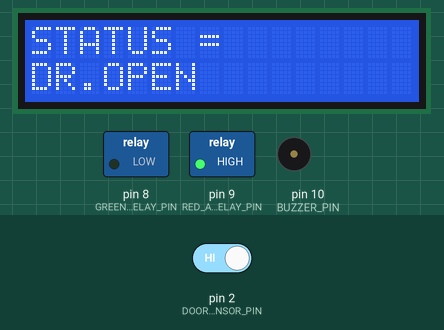
Bench run of a sketch on a simulated Arduino Uno, built with avr-gcc and run on an emulated ATmega328P. Parts: 16×2 character LCD, switched loads named in the sketch (green lamp = pin HIGH), buzzer (waves = sounding). The inputs (shaded band) are chosen by the test bench; at power-on: pin 2 (DOOR_SENSOR_PIN) HIGH. What the sketch prints to the serial monitor is not drawn.

Above: at 3.2 s.
3.3 s: pin 2 (DOOR_SENSOR_PIN) driven LOW
At 3.8 s:
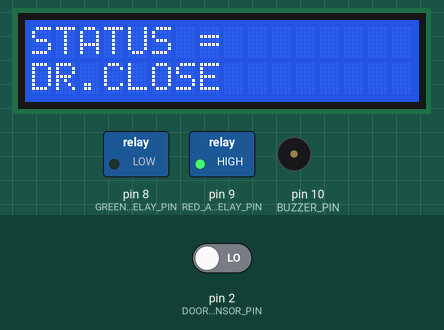
4.8 s: pin 2 (DOOR_SENSOR_PIN) driven HIGH
At 10.5 s:
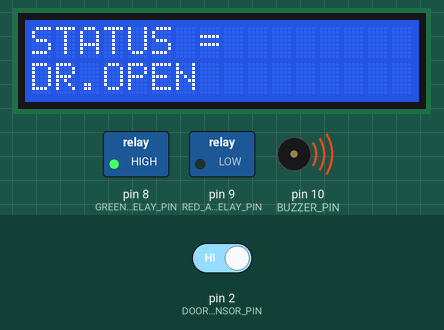
Timing chart, 0 to 12.0 s (numbered marks = the images above; inputs shaded):
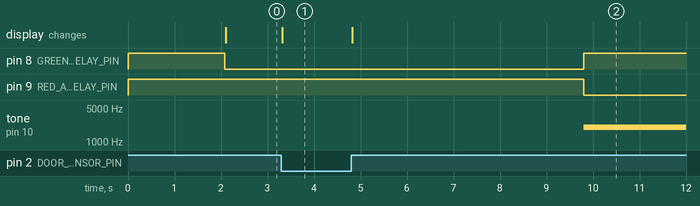

The sketch:

SECURITY_DOOR.ino
```cpp
#include <Wire.h>
#include <LiquidCrystal_I2C.h>

const byte DOOR_SENSOR_PIN = 2;
const byte GREEN_LAMP_RELAY_PIN = 8;
const byte RED_ALARM_RELAY_PIN = 9;
const byte BUZZER_PIN = 10;

const unsigned long ALARM_DELAY_MS = 5000;

const byte RELAY_ON = LOW;
const byte RELAY_OFF = HIGH;

const byte DOOR_CLOSED_SENSOR_STATE = LOW;

LiquidCrystal_I2C lcd(0x27, 16, 2);

bool stableDoorOpen = false;
bool lastStableDoorOpen = false;
bool alarmActive = false;

unsigned long doorOpenedTime = 0;
unsigned long lastDebugTime = 0;

int lastDisplayScreen = -1;

void setup() {
  digitalWrite(GREEN_LAMP_RELAY_PIN, RELAY_OFF);
  digitalWrite(RED_ALARM_RELAY_PIN, RELAY_OFF);
  digitalWrite(BUZZER_PIN, LOW);

  pinMode(DOOR_SENSOR_PIN, INPUT_PULLUP);
  pinMode(GREEN_LAMP_RELAY_PIN, OUTPUT);
  pinMode(RED_ALARM_RELAY_PIN, OUTPUT);
  pinMode(BUZZER_PIN, OUTPUT);

  Serial.begin(9600);

  lcd.init();
  lcd.backlight();
  lcd.clear();

  lcd.setCursor(0, 0);
  lcd.print("SYSTEM START");
  delay(2000);

  updateSystemState();
  updateDisplay(true);
}

void loop() {
  updateSystemState();
  updateDisplay(false);
  printDebugStatus();
}

void updateSystemState() {
  stableDoorOpen = digitalRead(DOOR_SENSOR_PIN) != DOOR_CLOSED_SENSOR_STATE;

  if (!stableDoorOpen) {
    doorOpenedTime = 0;
    alarmActive = false;
    setDoorClosedOutputs();
    lastStableDoorOpen = stableDoorOpen;
    return;
  }

  if (!lastStableDoorOpen) {
    doorOpenedTime = millis();
    alarmActive = false;
  }

  unsigned long openDuration = millis() - doorOpenedTime;

  if (openDuration >= ALARM_DELAY_MS) {
    alarmActive = true;
    setAlarmOutputs();
  } else {
    alarmActive = false;
    setDoorOpenWaitingOutputs();
  }

  lastStableDoorOpen = stableDoorOpen;
}

void setDoorClosedOutputs() {
  digitalWrite(GREEN_LAMP_RELAY_PIN, RELAY_ON);
  digitalWrite(RED_ALARM_RELAY_PIN, RELAY_OFF);
  digitalWrite(BUZZER_PIN, LOW);
  noTone(BUZZER_PIN);
}

void setDoorOpenWaitingOutputs() {
  digitalWrite(GREEN_LAMP_RELAY_PIN, RELAY_ON);
  digitalWrite(RED_ALARM_RELAY_PIN, RELAY_OFF);
  digitalWrite(BUZZER_PIN, LOW);
  noTone(BUZZER_PIN);
}

void setAlarmOutputs() {
  digitalWrite(GREEN_LAMP_RELAY_PIN, RELAY_OFF);
  digitalWrite(RED_ALARM_RELAY_PIN, RELAY_ON);
  tone(BUZZER_PIN, 2000);
}

void updateDisplay(bool forceUpdate) {
  int currentScreen;

  if (stableDoorOpen) {
    currentScreen = 1;
  } else {
    currentScreen = 0;
  }

  if (!forceUpdate && currentScreen == lastDisplayScreen) {
    return;
  }

  lcd.clear();

  lcd.setCursor(0, 0);
  lcd.print("STATUS =");

  if (stableDoorOpen) {
    lcd.setCursor(0, 1);
    lcd.print("DR.OPEN");
  } else {
    lcd.setCursor(0, 1);
    lcd.print("DR.CLOSE");
  }

  lastDisplayScreen = currentScreen;
}

void printDebugStatus() {
  if (millis() - lastDebugTime < 1000) {
    return;
  }

  lastDebugTime = millis();

  Serial.print("STATUS = ");

  if (stableDoorOpen) {
    Serial.print("DR.OPEN");
  } else {
    Serial.print("DR.CLOSE");
  }

  Serial.print(" | D2 = ");
  Serial.println(digitalRead(DOOR_SENSOR_PIN));
}
```

Measured:
- after the input at 3.3 s, the display: changes at once (image 1)
- after the input at 4.8 s, pin 8 (GREEN_LAMP_RELAY_PIN): LOW → HIGH after 5.0 s; pin 9 (RED_ALARM_RELAY_PIN): HIGH → LOW after 5.0 s; tone on pin 10 (BUZZER_PIN): silent → 2000 Hz after 5.0 s; the display: changes at once (image 2)
